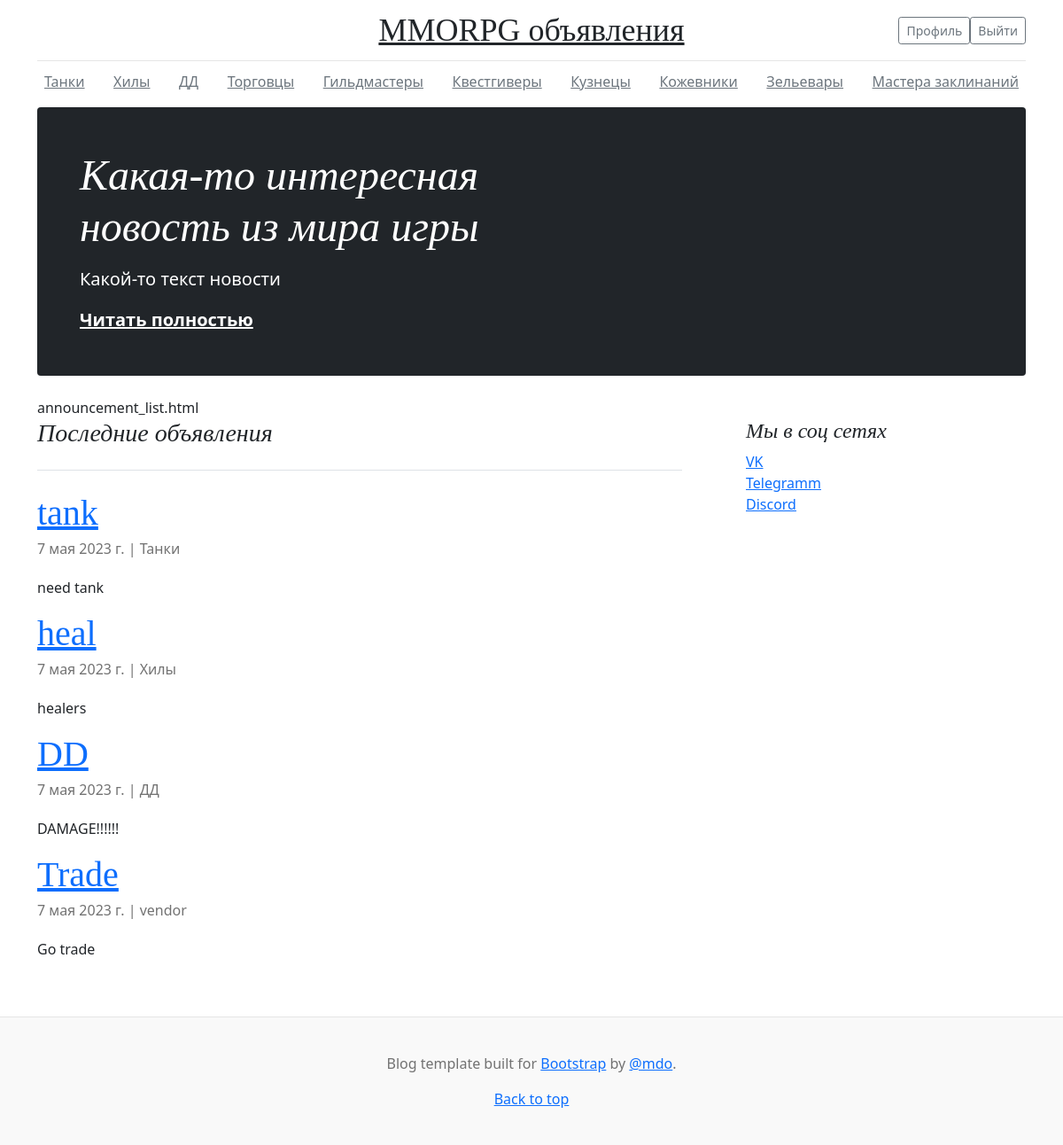
Screenshot of /board/ (signed in) with the database file from the repository.
### Announcement/models.py (models this page shows, shortened)
class Announcement(models.Model):
    CATEGORY = (
        ('Tank', 'Танки'),
        ('Healer', 'Хилы'),
        ('DD', 'ДД'),
        ('Vendor', 'Торговцы'),
        ('GuildMaster', 'Гильдмастеры'),
        ('QuestGiver', 'Квестгиверы'),
        ('Smith', 'Кузнецы'),
        ('Skinner', 'Кожевники'),
        ('Alchemist', 'Зельевары'),
        ('SpellMaster', 'Мастера заклинаний'),
    )
    author = models.ForeignKey(User, related_name='author', on_delete=models.CASCADE)
    category = models.CharField(max_length=16, choices=CATEGORY)
    title = models.CharField(max_length=64)
    text = RichTextUploadingField(null=True, config_name='default')
    published_date = models.DateField(auto_now_add=True)
    def preview(self):
        return f'{self.text[0:49]}'

### Announcement/views.py (the view)
# urls.py: path('board/', AnnouncementList.as_view(), name='list'),
class AnnouncementList(ListView):
    model = Announcement
    ordering = '-published_date'
    template_name = 'announcement_list.html'
    context_object_name = 'list'
    def get_queryset(self):
        category = self.kwargs.get('category', None)
        if category:
            queryset = Announcement.objects.filter(category=category)
        else:
            queryset = Announcement.objects.all()
        return queryset

### Announcement/templates/announcement_list.html
{% extends 'flatpages/default.html' %}
{% block content %}
announcement_list.html
{% autoescape off %}
<h3 class="pb-4 mb-4 fst-italic border-bottom">Последние объявления</h3>
<article class="blog-post">
    {% for announce in list %}
        <h2 class="blog-post-title"><a href="{% url 'announce' pk=announce.id %}">{{ announce.title }}</a></h2>
        <p class="blog-post-meta">{{ announce.published_date }} | {{ announce.get_category_display }}</p>
        <p>{{ announce.preview }}</p>
    {% endfor %}
</article>
{% endautoescape %}
{% endblock content %}

### static/css/blog.css (style rules this page uses)
h1, h2, h3, h4, h5, h6 { font-family: "Playfair Display", Georgia, "Times New Roman", serif; }
.blog-post { margin-bottom: 4rem; }
.blog-post-title { margin-bottom: .25rem; font-size: 2.5rem; }
.blog-post-meta { margin-bottom: 1.25rem; color: #727272; }

### rows the page displays
Announcement: title "tank", published_date "7 мая 2023 г.", category "Танки", preview "need tank"
Announcement: title "heal", published_date "7 мая 2023 г.", category "Хилы", preview "healers"
Announcement: title "DD", published_date "7 мая 2023 г.", category "ДД", preview "DAMAGE!!!!!!"
Announcement: title "Trade", published_date "7 мая 2023 г.", category "vendor", preview "Go trade"
